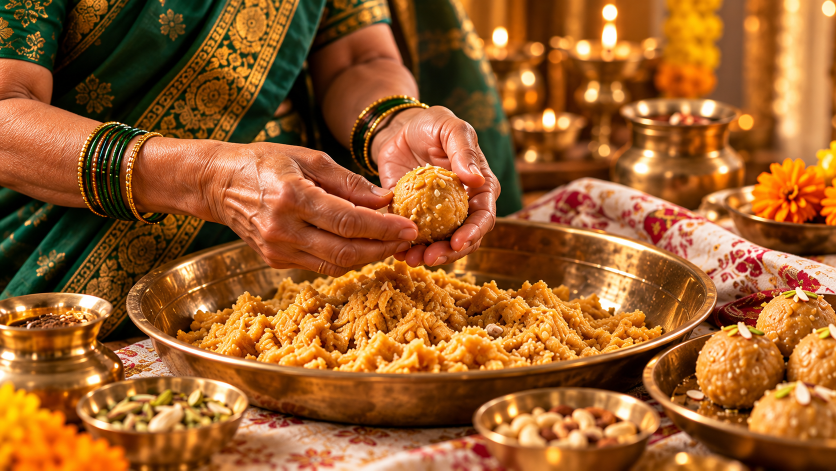
#> input picture assets-src/photos/editorial/Golden Hands Crafting Festive Laddus.png, 1672 x 941 px, found by its file name (shown at 1/2 size)
$ python prepare-editorial.py '../assets-src/photos/editorial/Golden Hands Crafting Festive Laddus.png' '../assets-src/photos/editorial/Festive Golden Sweet in Iron Kadai.png'
#> lines starting #> are read from the running program, lines starting #| are printed output that depends on the picture
# Converts the client's editorial photos (assets-src/photos/editorial/*.png) into responsive WebP.
# No crop or grade: the images are only resized, so their content stays exactly as supplied.
# Usage: python scripts/prepare-editorial.py assets-src/photos/editorial public/images/editorial
import sys, json
from pathlib import Path
from PIL import Image

SLUGS = {
    'Golden Hands Crafting Festive Laddus.png': 'laddu-hands',
    'Festive Golden Sweet in Iron Kadai.png': 'besan-kadai',
    'Festive Chakli Making in Brass Glow.png': 'chakli-press',
    'Festive Indian Mithai Gift Box.png': 'gift-box',
    'Festive Modaks and Coconut-Jaggery Filling.png': 'modak-filling',
}
WIDTHS = (960, 1600)

src, out = Path(sys.argv[1]), Path(sys.argv[2])
out.mkdir(parents=True, exist_ok=True)
meta = {}
for name, slug in SLUGS.items():
    im = Image.open(src / name).convert('RGB')
#> im is the input picture: PIL image 1672x941 RGB; mean R, G, B 152.6, 94.1, 42.7
    for width in WIDTHS:
        height = round(im.height * width / im.width)
        im.resize((width, height), Image.LANCZOS).save(out / f'{slug}-{width}.webp', 'WEBP', quality=80, method=6)
#> this loop made 2 passes
#> pass 1, `im.resize((width, height), Image.LANCZOS).save(out / f'{slug}-{width}...`:
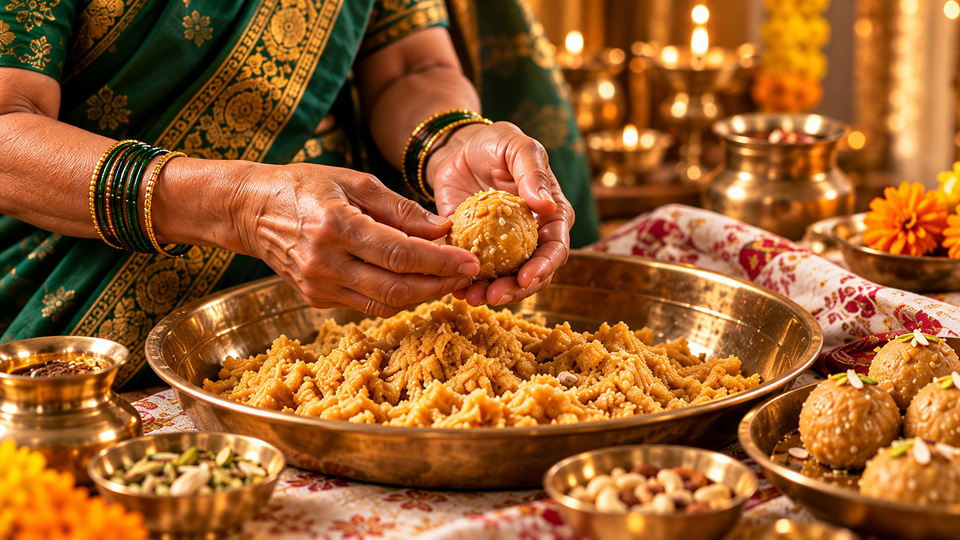
#> saved as laddu-hands-960.webp: PIL image 960x540 RGB; mean R, G, B 152.6, 94.1, 42.7
#> pass 2, `im.resize((width, height), Image.LANCZOS).save(out / f'{slug}-{width}...`:
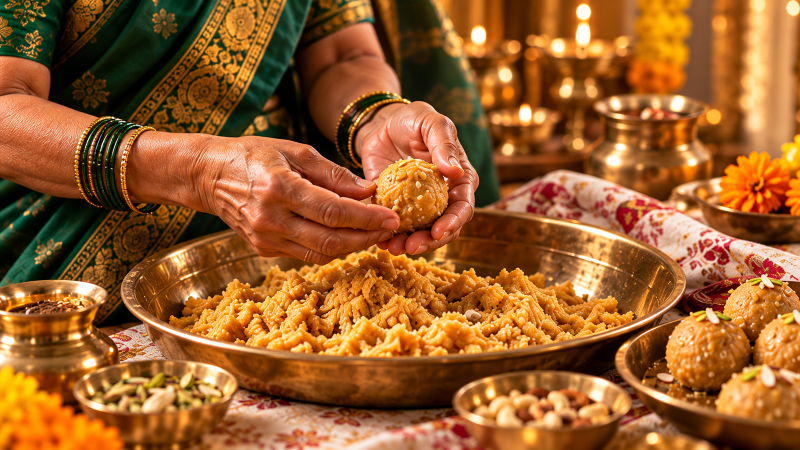
#> saved as laddu-hands-1600.webp: PIL image 1600x900 RGB (shown at 1/2 size); mean R, G, B 152.6, 94.1, 42.7
    meta[slug] = [WIDTHS[-1], round(im.height * WIDTHS[-1] / im.width)]
#> pass 2 of the loop `for name, slug in SLUGS.items():`:
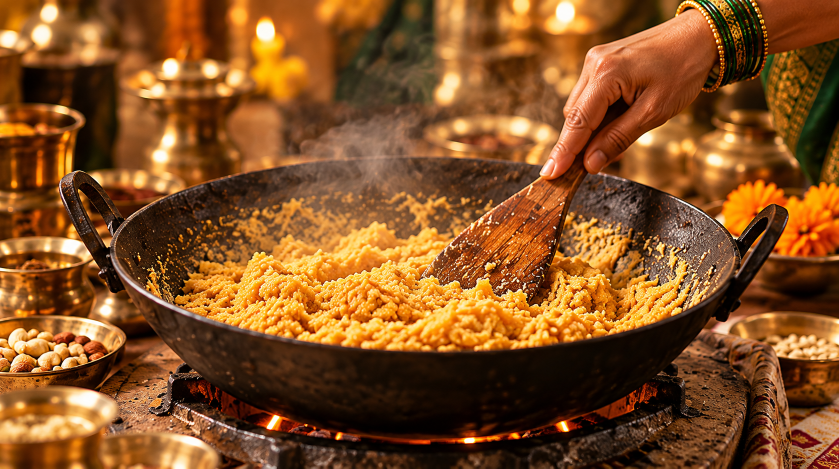
#> input picture assets-src/photos/editorial/Festive Golden Sweet in Iron Kadai.png, 1678 x 937 px, found by its file name (shown at 1/2 size)
#> im is the input picture: PIL image 1678x937 RGB; mean R, G, B 132.4, 81, 35.4
#> the loop `for width in WIDTHS:` made 2 passes
#> pass 1, `im.resize((width, height), Image.LANCZOS).save(out / f'{slug}-{width}...`:
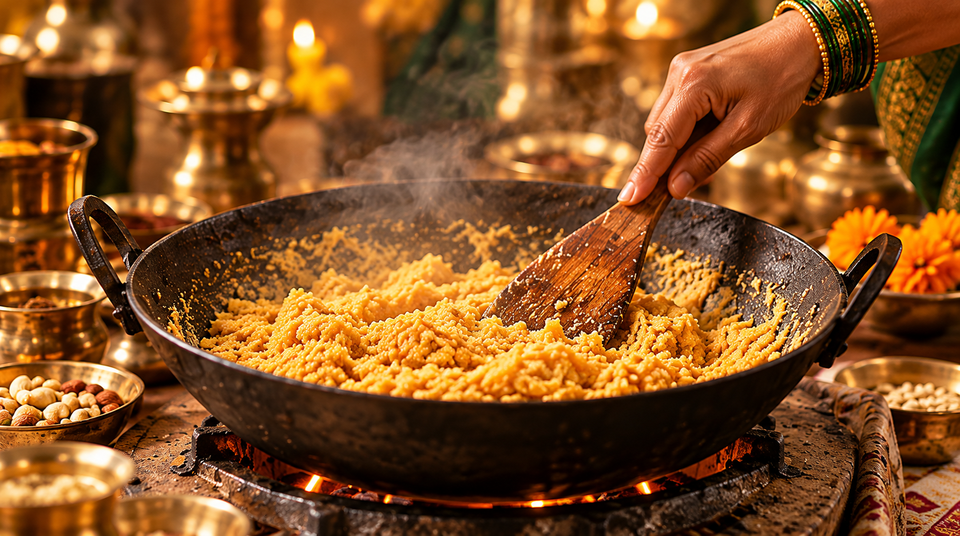
#> saved as besan-kadai-960.webp: PIL image 960x536 RGB; mean R, G, B 132.3, 81, 35.4
#> pass 2, `im.resize((width, height), Image.LANCZOS).save(out / f'{slug}-{width}...`:
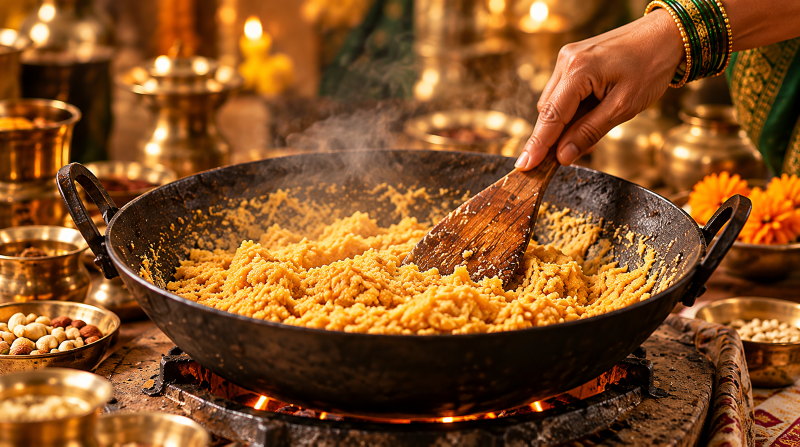
#> saved as besan-kadai-1600.webp: PIL image 1600x893 RGB (shown at 1/2 size); mean R, G, B 132.3, 81, 35.4
#> pass 3 of the loop `for name, slug in SLUGS.items():`:
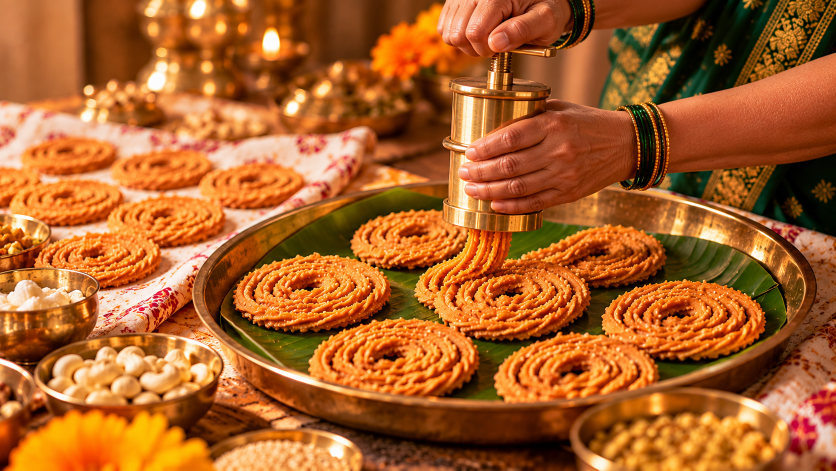
#> input picture assets-src/photos/editorial/Festive Chakli Making in Brass Glow.png, 1672 x 941 px, found by its file name (shown at 1/2 size)
#> im is the input picture: PIL image 1672x941 RGB; mean R, G, B 170.2, 97.2, 40.7
#> the loop `for width in WIDTHS:` made 2 passes
#> pass 1, `im.resize((width, height), Image.LANCZOS).save(out / f'{slug}-{width}...`:
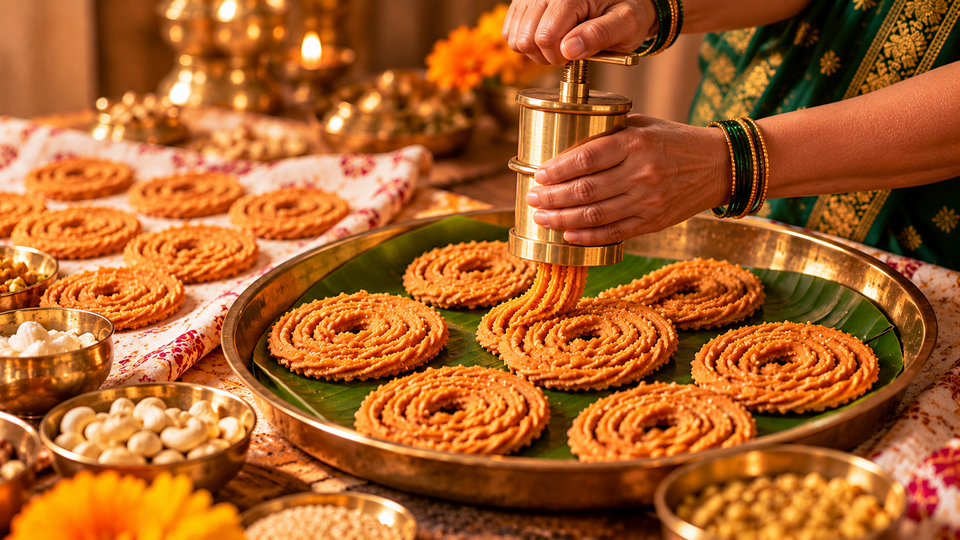
#> saved as chakli-press-960.webp: PIL image 960x540 RGB; mean R, G, B 170.2, 97.2, 40.8
#> pass 2, `im.resize((width, height), Image.LANCZOS).save(out / f'{slug}-{width}...`:
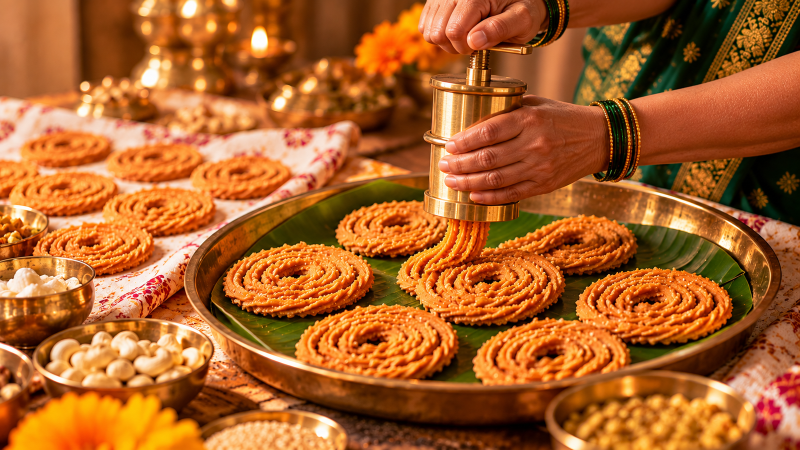
#> saved as chakli-press-1600.webp: PIL image 1600x900 RGB (shown at 1/2 size); mean R, G, B 170.2, 97.2, 40.8
#> the loop made 5 passes; the first 3 are shown
print(json.dumps(meta))
#| {"laddu-hands": [1600, 900], "besan-kadai": [1600, 893], "chakli-press": [1600, 900], "gift-box": [1600, 900], "modak-filling": [1600, 900]}
